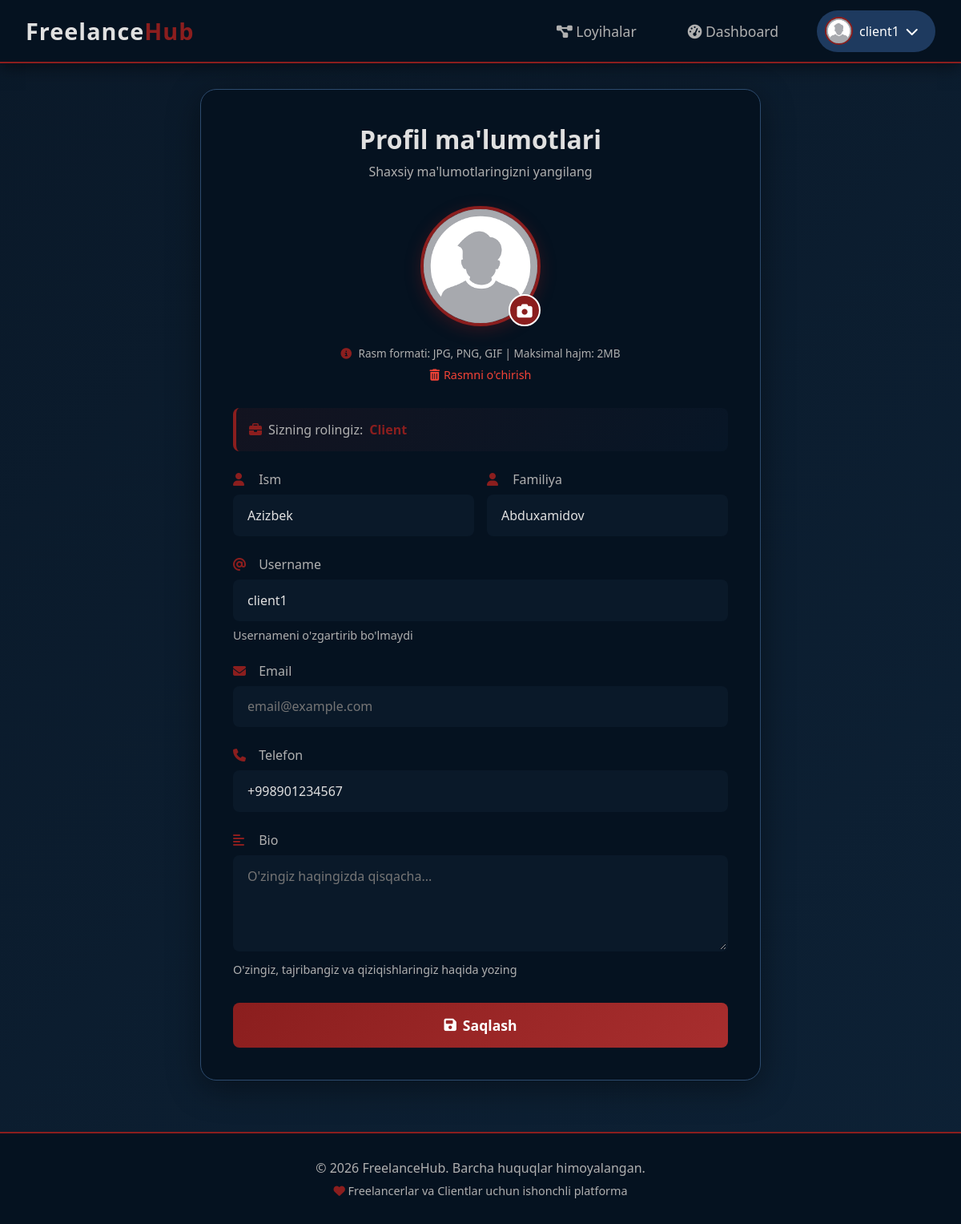
The page /accounts/profile/edit/ (signed in) on the database its author committed.
### accounts/models.py (models this page shows, shortened)
class User(AbstractUser):
    ROLE_CHOICES = (
        ('client', 'Client'),
        ('freelancer', 'Freelancer'),
    )
    phone_regex = RegexValidator(regex=r'^\+?998?\d{9}$')
    email = models.EmailField(  null=True, blank=True)
    phone_number = models.CharField(max_length=15,  validators=[phone_regex], blank=True,null=True)
    first_name = models.CharField(max_length=20, blank=True, null=True)
    last_name = models.CharField(max_length=20, blank=True, null=True)
    role = models.CharField(max_length=10, choices=ROLE_CHOICES, default='client')
    bio = models.TextField(blank=True, null=True)
    profile_picture = models.ImageField(upload_to='profile_pics/', blank=True, null=True, default='default.png')
    created_at = models.DateTimeField(auto_now_add=True)

### accounts/views.py (the view, shortened to what this page needs)
# urls.py: path('profile/edit/', ProfileUpdateView.as_view(), name='profile_update'),
class ProfileUpdateView(LoginRequiredMixin, View):
    def get(self, request):
        return render(request, "accounts/profile_update.html")

### templates/accounts/profile_update.html (shortened to what this page needs)
{% extends 'base.html' %}
{% load static %}
{% block content %}
<div class="profile-container">
    <div class="profile-card">
        <div class="profile-header">
            <h1>Profil ma'lumotlari</h1>
            <p>Shaxsiy ma'lumotlaringizni yangilang</p>
        </div>
        <form method="POST" enctype="multipart/form-data" id="profileForm">
            <div class="avatar-section">
                <div class="avatar-wrapper">
                    {% if user.profile_picture and user.profile_picture.url %}
                        <img src="{{ user.profile_picture.url }}" alt="{{ user.username }}" class="current-avatar" id="avatarPreview">
                    {% else %}
                        <div class="avatar-placeholder" id="avatarPlaceholder">
                            <i class="fas fa-user-circle"></i>
                        </div>
                        <img src="" alt="Preview" class="current-avatar" id="avatarPreview" style="display: none;">
                    {% endif %}
                    <label for="profile_picture" class="avatar-overlay">
                        <i class="fas fa-camera"></i>
                    </label>
                </div>
                <div class="upload-info">
                    <i class="fas fa-info-circle"></i>
                    Rasm formati: JPG, PNG, GIF | Maksimal hajm: 2MB
                </div>
                {% if user.profile_picture %}
                <button type="button" class="remove-avatar-btn" onclick="removeAvatar()">
                    <i class="fas fa-trash-alt"></i> Rasmni o'chirish
                </button>
                {% endif %}
            </div>
            <div class="role-info">
                <p>
                    <i class="fas fa-{% if user.role == 'client' %}briefcase{% else %}laptop-code{% endif %}"></i>
                    Sizning rolingiz: <strong>{{ user.get_role_display }}</strong>
                </p>
            </div>
            <div class="form-row">
                <div class="form-group">
                    <label for="first_name">
                        <i class="fas fa-user"></i> Ism
                    </label>
                    <input type="text" class="form-control" id="first_name" name="first_name"
                           value="{{ user.first_name|default:'' }}" placeholder="Ismingiz">
                </div>
                <div class="form-group">
                    <label for="last_name">
                        <i class="fas fa-user"></i> Familiya
                    </label>
                    <input type="text" class="form-control" id="last_name" name="last_name"
                           value="{{ user.last_name|default:'' }}" placeholder="Familiyangiz">
                </div>
            </div>
            <div class="form-group">
                <label for="username">
                    <i class="fas fa-at"></i> Username
                </label>
                <input type="text" class="form-control" id="username" name="username"
                       value="{{ user.username }}" readonly disabled>
                <p class="info-text">Usernameni o'zgartirib bo'lmaydi</p>
            </div>
            <div class="form-group">
                <label for="email">
                    <i class="fas fa-envelope"></i> Email
                </label>
                <input type="email" class="form-control" id="email" name="email"
                       value="{{ user.email|default:'' }}" placeholder="email@example.com">
            </div>
            <div class="form-group">
                <label for="phone_number">
                    <i class="fas fa-phone"></i> Telefon
                </label>
                <input type="tel" class="form-control" id="phone_number" name="phone_number"
                       value="{{ user.phone_number|default:'' }}" placeholder="+998901234567">
            </div>
            <div class="form-group">
                <label for="bio">
                    <i class="fas fa-align-left"></i> Bio
                </label>
                <textarea class="form-control" id="bio" name="bio"
                          placeholder="O'zingiz haqingizda qisqacha...">{{ user.bio|default:'' }}</textarea>
                <p class="info-text">O'zingiz, tajribangiz va qiziqishlaringiz haqida yozing</p>
            </div>
            <button type="submit" class="btn-update">
                <i class="fas fa-save"></i> Saqlash
            </button>
        </form>
    </div>
</div>
{% endblock %}

### templates/base.html (shortened to what this page needs)
<!DOCTYPE html>
<html lang="uz">
<head>
    <link rel="stylesheet" href="https://cdnjs.cloudflare.com/ajax/libs/font-awesome/6.4.0/css/all.min.css">
</head>
<body>
    <nav class="navbar">
        <div class="nav-container">
            <div class="logo">
                <a href="{% url 'project_list' %}">Freelance<span>Hub</span></a>
            </div>
            <div class="nav-links">
                <a href="{% url 'project_list' %}" class="{% if request.resolver_match.url_name == 'project_list' %}active{% endif %}">
                    <i class="fas fa-project-diagram"></i> Loyihalar
                </a>
                {% if user.is_authenticated %}
                    <a href="{% url 'dashboard' %}" class="{% if request.resolver_match.url_name == 'dashboard' %}active{% endif %}">
                        <i class="fas fa-tachometer-alt"></i> Dashboard
                    </a>
                    <div class="user-menu">
                        <button class="user-btn">
                            {% if user.profile_picture and user.profile_picture.url %}
                                <img src="{{ user.profile_picture.url }}" alt="{{ user.username }}" class="user-avatar">
                            {% else %}
                                <div class="user-avatar-placeholder">
                                    <i class="fas fa-user"></i>
                                </div>
                            {% endif %}
                            <span class="user-name">{{ user.username }}</span>
                            <i class="fas fa-chevron-down"></i>
                        </button>
                    </div>
                {% endif %}
            </div>
        </div>
    </nav>
    <main class="main-content">
        {% block content %}{% endblock %}
    </main>
    <footer class="footer">
        <div class="footer-content">
            <p>&copy; {% now "Y" %} FreelanceHub. Barcha huquqlar himoyalangan.</p>
            <p style="margin-top: 0.5rem; font-size: 0.9rem;">
                <i class="fas fa-heart" style="color: var(--dark-red);"></i>
                Freelancerlar va Clientlar uchun ishonchli platforma
            </p>
        </div>
    </footer>
</body>
</html>

### templates/base.html (style rules this page uses)
* { margin: 0; padding: 0; box-sizing: border-box; font-family: 'Segoe UI', Tahoma, Geneva, Verdana, sans-serif; }
body { background: linear-gradient(135deg, #0a1929 0%, #0d2135 100%); min-height: 100vh; color: #e0e0e0; }
:root { --dark-blue: #0a1929; --darker-blue: #051220; --dark-red: #8b1e1e; --darker-red: #6b1515; --accent-blue: #1e3a5f; --accent-red: #a82e2e; --text-primary: #e0e0e0; --text-secondary: #b0b0b0; --border-color: #2d4b6e; }
.navbar { background: var(--darker-blue); padding: 0.8rem 2rem; box-shadow: 0 4px 20px rgba(0, 0, 0, 0.5); border-bottom: 2px solid var(--dark-red); position: sticky; top: 0; z-index: 1000; }
.nav-container { max-width: 1400px; margin: 0 auto; display: flex; justify-content: space-between; align-items: center; }
.logo a { color: var(--text-primary); font-size: 1.8rem; font-weight: 700; text-decoration: none; letter-spacing: 1px; }
.logo span { color: var(--dark-red); }
.nav-links { display: flex; gap: 2rem; align-items: center; }
.nav-links a { color: var(--text-secondary); text-decoration: none; font-size: 1.1rem; transition: all 0.3s ease; padding: 0.5rem 1rem; border-radius: 5px; }
.user-menu { position: relative; display: inline-block; }
.user-btn { background: var(--accent-blue); color: white; border: none; padding: 0.4rem 1.2rem 0.4rem 0.5rem; border-radius: 30px; cursor: pointer; font-size: 1rem; display: flex; align-items: center; gap: 0.5rem; border: 2px solid transparent; transition: all 0.3s ease; }
.user-avatar { width: 35px; height: 35px; border-radius: 50%; object-fit: cover; border: 2px solid var(--dark-red); background: var(--dark-blue); }
.user-name { max-width: 100px; overflow: hidden; text-overflow: ellipsis; white-space: nowrap; }
.main-content { max-width: 1400px; margin: 2rem auto; padding: 0 2rem; min-height: calc(100vh - 200px); }
.form-group { margin-bottom: 1.5rem; }
.form-group label { display: block; margin-bottom: 0.5rem; color: var(--text-secondary); font-weight: 500; }
.form-group label i { color: var(--dark-red); margin-right: 0.5rem; }
.form-control { width: 100%; padding: 0.8rem 1rem; background: var(--dark-blue); border: 2px solid transparent; border-radius: 8px; color: var(--text-primary); font-size: 1rem; transition: all 0.3s ease; }
.footer { background: var(--darker-blue); padding: 2rem; margin-top: 4rem; border-top: 2px solid var(--dark-red); }
.footer-content { max-width: 1400px; margin: 0 auto; text-align: center; color: var(--text-secondary); }

### rows shown on the page
User: profile_picture (placeholder picture), username "client1", role "Client", first_name "Azizbek", last_name "Abduxamidov", phone_number "+998901234567"
